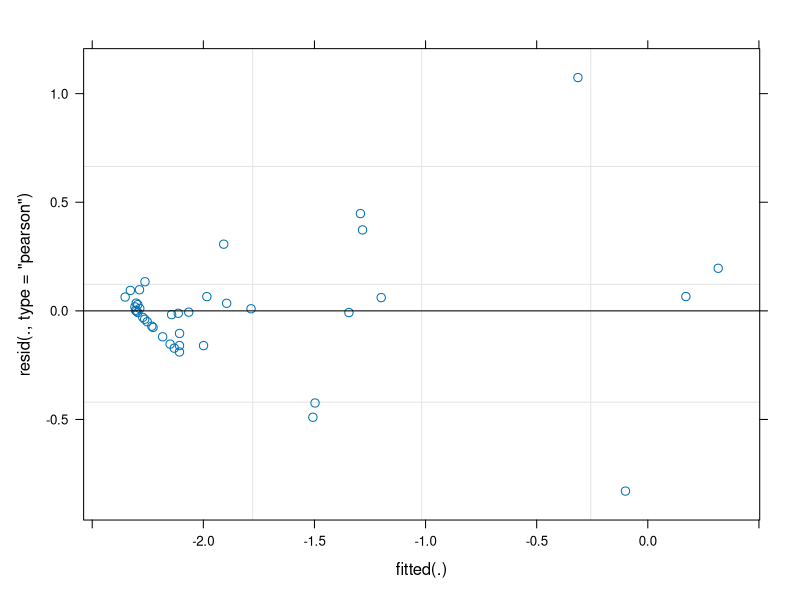
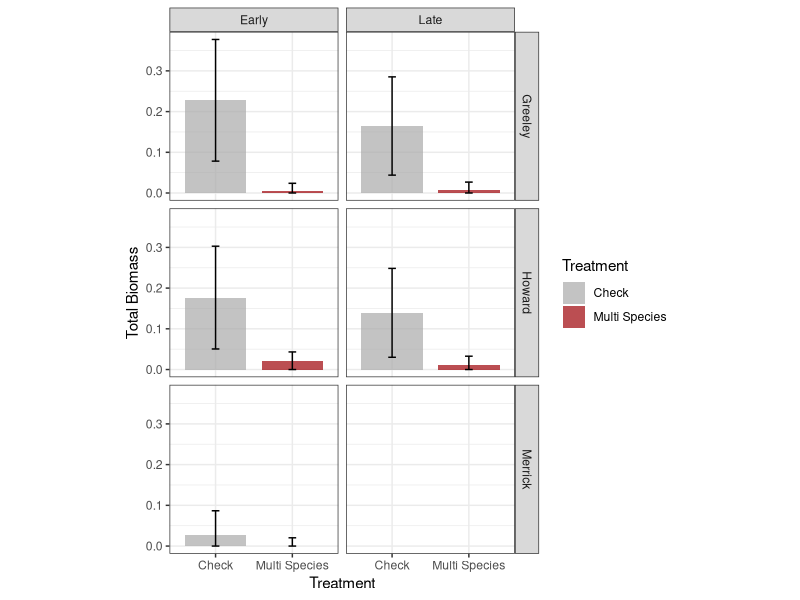
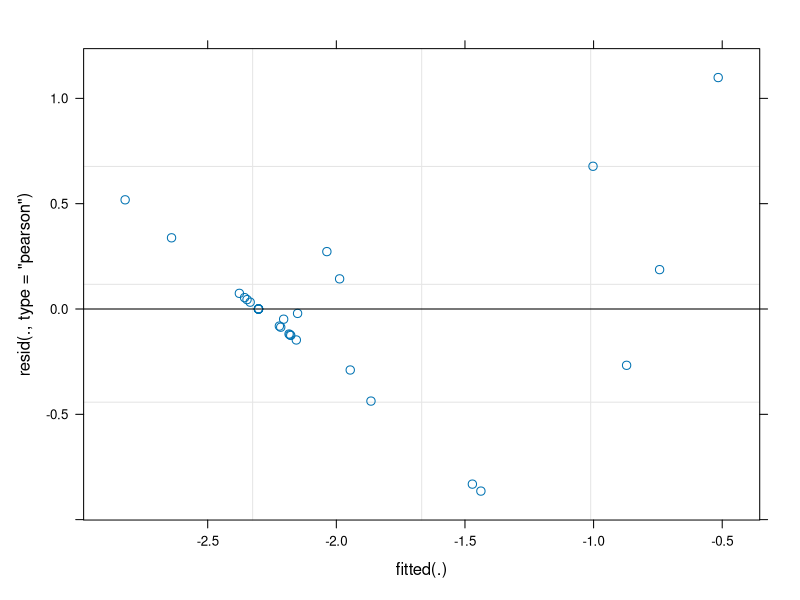

Reproduce these figures in R, in order. (Note: this script raises an error after producing the figures.)
#GRASS BIOMASS

# LOAD LIBRARIES ---------------------------------------------------------------

library(readr)     # read in and output .csv files
library(tidyverse) # data cleaning, manipulation, joining, plotting, etc. (basically a powerhouse package!)
library(here)      # makes file paths for input and output cleaner
library(lme4)      # fits our models (LMM/GLMM)
library(lmerTest)  # helps provide ANOVA table from our LMM
library(emmeans)   # helps output our treatment means from our LMM
library(patchwork)
library(gridExtra)

# IMPORT COMBINED DATA ---------------------------------------------------------
combined.data2 <- read.csv(file = here("data","FINAL_DATA", "multi_combined.csv")) %>% 
  filter(Site != "Colfax") %>% #filter out Colfax County because no aboveground weeds found at any time, and the zeros mess up the model
  filter(Treatment != "VetchDNI")
summary(combined.data2)

#apply factor levels
combined.data2$Treatment <- factor(combined.data2$Treatment, levels = c("Check","Cereal Rye","Hairy Vetch","Multi Species"))

# ON FARM ----------------------------------------------------------------------

#Fit LMM
grassbio.onfarm.lmer <- lmer(log(avgBiomass_Grass + 0.1) ~ Treatment*Site*Season + (1 + Treatment | Rep:Site),
     data = combined.data2 %>% filter(FieldType == "On Farm"))

# LOOK AT LMM OUTPUT
summary(grassbio.onfarm.lmer)
car::Anova(grassbio.onfarm.lmer, type = "2")
plot(grassbio.onfarm.lmer)  

# GET TREATMENT MEANS OUT OF THE MODEL AND PLOT
grassbio.onfarm.emmeans <- emmeans(grassbio.onfarm.lmer, ~ Treatment | Site:Season, type = "response")
grassbio.onfarm.emmeans %>% 
  as_tibble() %>% 
  filter(Site != "Colfax") %>% 
  filter(response > 0.000001) -> grass
grass

# PLOT ESTIMATED TREATMENT MEANS
grassbio_onfarm_emmeansplot <- grass %>%
  as_tibble() %>%
  mutate(lower.SE = (response-SE)) %>% 
  mutate(lowSE = ifelse(lower.SE < 0, 0, lower.SE)) %>% 
  ggplot(aes(x = Treatment, y = response, fill = Treatment)) +
  geom_bar(stat = "identity", width = 0.8, alpha = 0.7) +
  geom_errorbar(aes(ymin = lowSE, ymax = response+SE), width = 0.1) +
  facet_grid(Site~Season) +
  theme_bw() +
  theme(aspect.ratio = 1) +
  scale_y_continuous("Total Biomass") +
  scale_fill_manual(values = c("darkgray", "#9d0208","black"))
grassbio_onfarm_emmeansplot

# COMPARE TREATMENTS WITHIN EACH SITE
grassbio.onfarm.trtdiff <- pairs(grassbio.onfarm.emmeans, reverse = T)
grassbio.onfarm.trtdiff %>% as_tibble()




# RESEARCH STATION -------------------------------------------------------------

#Fit LMM
grassbio.research.lmer<-lmer(log(avgBiomass_Grass + 0.1) ~ Treatment*Site*Season + (1 + Treatment | Rep:Site),
     data = combined.data2 %>% filter(FieldType == "Research Station"))

# LOOK AT GLMM OUTPUT
summary(grassbio.research.lmer)
car::Anova(grassbio.research.lmer, type = "2")
plot(grassbio.research.lmer) 

# GET TREATMENT MEANS OUT OF THE MODEL AND PLOT
grassbio.research.emmeans <- emmeans(grassbio.research.lmer, ~ Treatment | Site:Season, type = "response")
grassbio.research.emmeans %>% 
  as_tibble() %>% 
  filter(response > 0.0000000001) %>% 
  drop_na -> rsgrass

# PLOT ESTIMATED TREATMENT MEANS
grassbio_research_emmeansplot <- grassbio.research.emmeans %>%
  as_tibble() %>%
  ggplot(aes(x = Treatment, y = response, fill = Treatment)) +
  geom_bar(stat = "identity", width = 0.8, alpha = 0.7) +
  geom_errorbar(aes(ymin = asymp.LCL, ymax = asymp.UCL), width = 0.3) +
  facet_grid(Site~Season) +
  theme_bw() +
  theme(aspect.ratio = 1) +
  scale_y_continuous("Total Biomass") +
  scale_fill_manual(values = c("darkgray", "darkorange", "steelblue"))
grassbio_research_emmeansplot

# COMPARE TREATMENTS WITHIN EACH SITE
grassbio.research.trtdiff <- pairs(grassbio.research.emmeans, reverse = F)
grassbio.research.trtdiff %>% as_tibble()



# GGPLOTTING FIGURES --------------------------------------------------------------

#on farm
grassbio_onfarm_emmeansplot <- grass %>%
  as_tibble() %>%
  mutate(lower.SE = (response-SE)) %>% 
  mutate(lowSE = ifelse(lower.SE < 0, 0, lower.SE)) %>% 
  ggplot(aes(x = Treatment, y = response, fill = Treatment)) +
  geom_bar(stat = "identity", width = 0.8, alpha = 0.7) +
  geom_errorbar(aes(ymin = lowSE, ymax = response+SE), width = 0.1) +
  facet_grid(Site~Season) +
  theme_bw() +
  #theme(aspect.ratio = 1) +
  theme(axis.title.y = element_blank())+
  theme(axis.title.x = element_blank())+
  theme(axis.text.x = element_blank())+
  theme(axis.ticks.x = element_blank())+
  theme(strip.text.x = element_blank())+
  theme(panel.spacing = unit(1, "lines"))+
  scale_y_continuous(limits = c(0,0.5),"Total Biomass") +
  scale_fill_manual(values = c("darkgray", "#9d0208"))
grassbio_onfarm_emmeansplot

#research station
grassbio_research_emmeansplot <- rsgrass %>%
  as_tibble() %>%
  mutate(lower.SE = (response-SE)) %>% 
  mutate(lowSE = ifelse(lower.SE < 0, 0, lower.SE)) %>% 
  ggplot(aes(x = Treatment, y = response, fill = Treatment)) +
  geom_bar(stat = "identity", width = 0.8, alpha = 0.7) +
  geom_errorbar(aes(ymin = lowSE, ymax = response+SE), width = 0.1) +
  facet_grid(Site~Season) +
  theme_bw() +
  #theme(aspect.ratio = 1) +
  theme(axis.title.y = element_blank())+
  theme(axis.title.x = element_blank())+
  theme(axis.text.x = element_blank())+
  theme(axis.ticks.x = element_blank())+
  theme(panel.spacing = unit(1, "lines"))+
  scale_y_continuous(limits = c(0,0.5),"Total Biomass") +
  scale_fill_manual(values = c("darkgray", "#B46504", "#708D81"))
grassbio_research_emmeansplot

#put them together
grassbio_research_emmeansplot+grassbio_onfarm_emmeansplot+
  plot_layout(ncol = 1, heights = c(2,3))+
  plot_annotation(title = "Total Grass Biomass by Site and Sample Period", theme = theme(plot.title = element_text(size = 18, face = "bold")))-> gbio
gbio

gbiomass <- patchwork::patchworkGrob(gbio)
gridExtra::grid.arrange(gbiomass, left = textGrob(expression(paste("Estimated Grass Biomass grams DM m"^"-2")), rot = 90)) 
